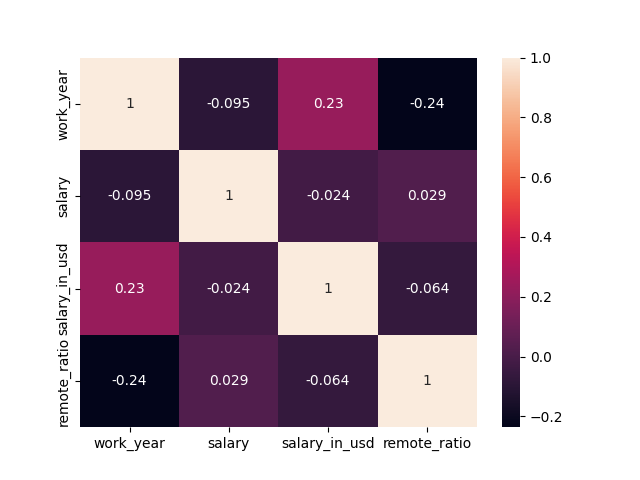

Write Python code to recreate this figure.
import pandas as pd

import matplotlib.pyplot as plt

import seaborn as sns

df2 = pd.read_csv(r"C:\Users\RVUW243\Desktop\14prog_5ds_salaries.csv")

sns.heatmap(df2.corr(numeric_only=True),annot=True)
plt.show()
